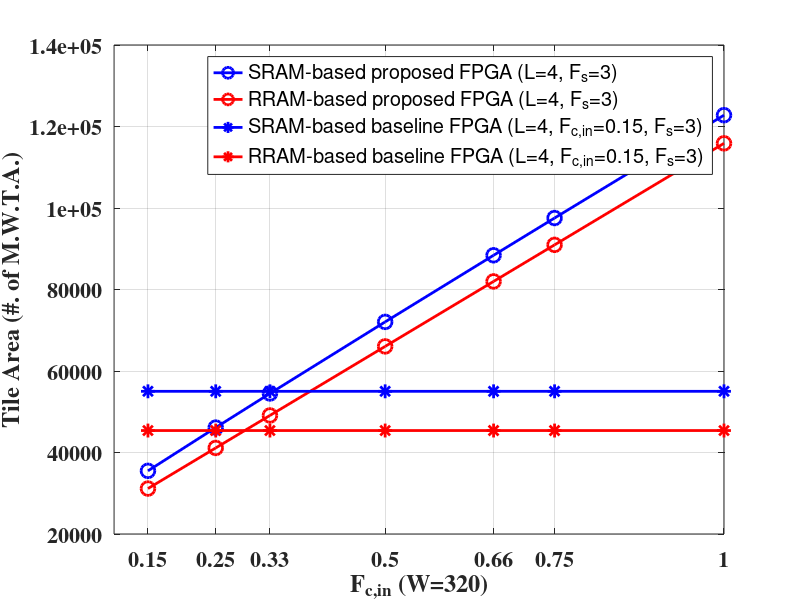
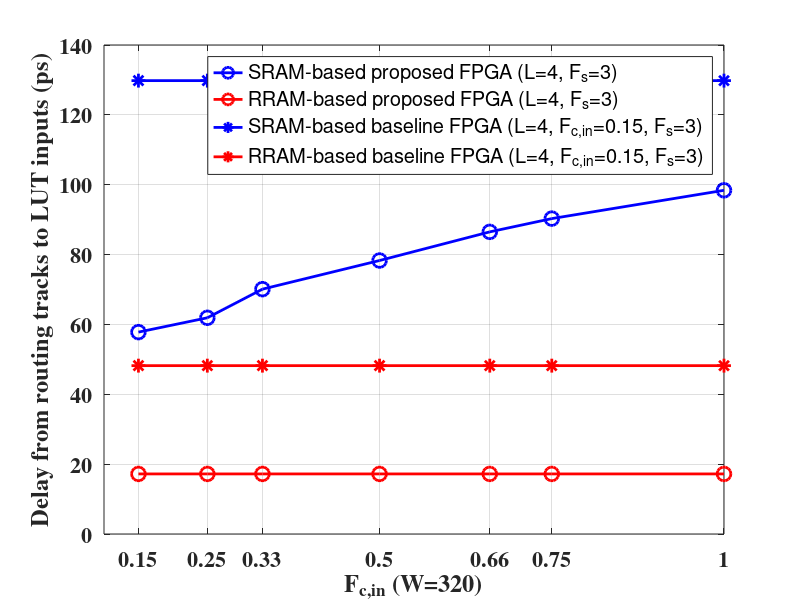
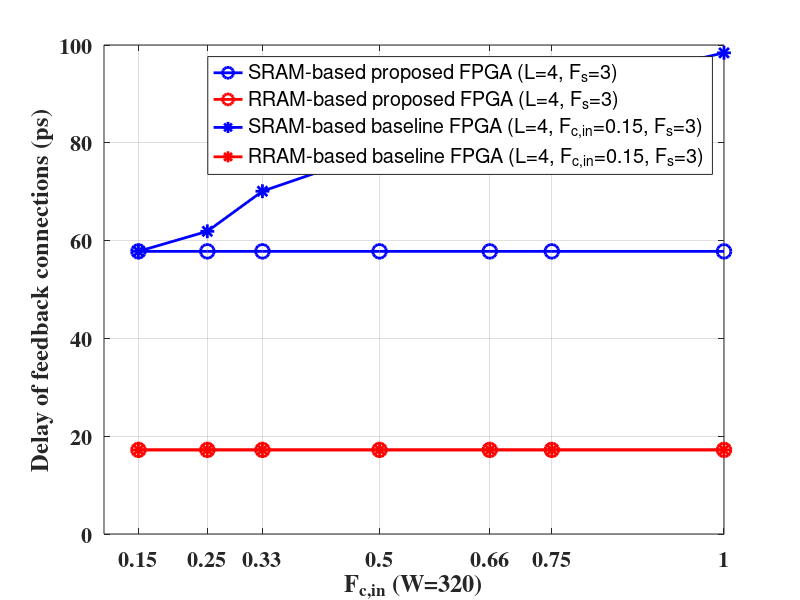

Recreate these plots in MATLAB, in order.
%% A Clear Start
clear all;
close all;

%% Data
CW_list = [{'W=320'}];
Arch_list = [{'SRAM-based proposed FPGA (L=4, F_{s}=3)'},{'RRAM-based proposed FPGA (L=4, F_{s}=3)'},{'SRAM-based baseline FPGA (L=4, F_{c,in}=0.15, F_{s}=3)'}, {'RRAM-based baseline FPGA (L=4, F_{c,in}=0.15, F_{s}=3)'}];
fc_in = [0.15, 0.25, 0.33, 0.5, 0.66, 0.75, 1];
tile_area_iib_sram_W320 = [35496,46113.9,54485.03, 72049.87, 88398.89, 97540.53, 122783.79];
tile_area_iib_rram_W320 = [31151.82,41119.02, 49092.78, 66037.01, 81984.53, 90955.01, 115873.00];
tile_area_classical_sram_W320 = [55015.41, 55015.41,55015.41,55015.41,55015.41,55015.41,55015.41];
tile_area_classical_rram_W320 = [45390, 45390, 45390, 45390, 45390, 45390, 45390];
delay_iib_sram_W320 = [57.8,61.9,70.1,78.3,86.5,90.3,98.4];
delay_classical_sram_W320 = [129.8, 129.8, 129.8, 129.8, 129.8, 129.8, 129.8];
delay_iib_rram_W320 = [17.2, 17.2, 17.2, 17.2, 17.2, 17.2, 17.2];
delay_classical_rram_W320 = [48.2, 48.2, 48.2, 48.2, 48.2, 48.2, 48.2];

delay_feedback_classical_sram_W320 = [57.8,61.9,70.1,78.3,86.5,90.3,98.4];
delay_feedback_iib_sram_W320 = [57.8, 57.8, 57.8, 57.8, 57.8, 57.8, 57.8];
delay_feedback_classical_rram_W320 = [17.2, 17.2, 17.2, 17.2, 17.2, 17.2, 17.2];
delay_feedback_iib_rram_W320 = [17.2, 17.2, 17.2, 17.2, 17.2, 17.2, 17.2];

% Fig. 1, Area Comparison 
fig_handle1 = figure;
plot(fc_in, tile_area_iib_sram_W320,'b-o','LineWidth', 2, 'MarkerSize',10);
hold on
plot(fc_in, tile_area_iib_rram_W320,'r-o','LineWidth', 2, 'MarkerSize',10);
hold on
plot(fc_in, tile_area_classical_sram_W320,'b-*','LineWidth', 2, 'MarkerSize',10);
hold on
plot(fc_in, tile_area_classical_rram_W320,'r-*','LineWidth', 2, 'MarkerSize',10);
hold on
%title('R_{on} and W_{prog}, RRAM2T1R Structure','FontSize',18)
xlabel('F_{c,in} (W=320)','FontSize',16, 'FontWeight','bold', 'FontName', 'Times');
ylabel('Tile Area (#. of M.W.T.A.)','FontSize',18, 'FontWeight','bold', 'FontName', 'Times');
set(gca,'xlim',[0.1 1],'Fontsize',16, 'FontWeight','bold', 'FontName', 'Times');
set(gca,'XTick',fc_in);
%set(gca,'XTickLabel',fc_in);
%set(gca,'ylim',[10 22],'Fontsize',16, 'FontWeight','bold', 'FontName', 'Times');
hleg = legend(Arch_list);
set(fig_handle1, 'Position', [1 1 800 600]);
grid on

% Fig. 2, Delay Comparison - Routing track to LUT input
fig_handle2 = figure;
plot(fc_in, delay_iib_sram_W320,'b-o','LineWidth', 2, 'MarkerSize',10);
hold on
plot(fc_in, delay_iib_rram_W320,'r-o','LineWidth', 2, 'MarkerSize',10);
hold on
plot(fc_in, delay_classical_sram_W320,'b-*','LineWidth', 2, 'MarkerSize',10);
hold on
plot(fc_in, delay_classical_rram_W320,'r-*','LineWidth', 2, 'MarkerSize',10);
hold on
%title('R_{on} and W_{prog}, RRAM2T1R Structure','FontSize',18)
xlabel('F_{c,in} (W=320)','FontSize',16, 'FontWeight','bold', 'FontName', 'Times');
ylabel('Delay from routing tracks to LUT inputs (ps)','FontSize',18, 'FontWeight','bold', 'FontName', 'Times');
set(gca,'xlim',[0.1 1],'Fontsize',16, 'FontWeight','bold', 'FontName', 'Times');
set(gca,'XTick',fc_in);
%set(gca,'XTickLabel',fc_in);
%set(gca,'ylim',[10 22],'Fontsize',16, 'FontWeight','bold', 'FontName', 'Times');
hleg = legend(Arch_list);
set(fig_handle2, 'Position', [1 1 800 600]);
grid on

% Fig. 3, Delay Comparison - Feedback interconnection 
fig_handle3 = figure;
plot(fc_in, delay_feedback_iib_sram_W320,'b-o','LineWidth', 2, 'MarkerSize',10);
hold on
plot(fc_in, delay_feedback_iib_rram_W320,'r-o','LineWidth', 2, 'MarkerSize',10);
hold on
plot(fc_in, delay_feedback_classical_sram_W320,'b-*','LineWidth', 2, 'MarkerSize',10);
hold on
plot(fc_in, delay_feedback_classical_rram_W320,'r-*','LineWidth', 2, 'MarkerSize',10);
hold on
%title('R_{on} and W_{prog}, RRAM2T1R Structure','FontSize',18)
xlabel('F_{c,in} (W=320)','FontSize',16, 'FontWeight','bold', 'FontName', 'Times');
ylabel('Delay of feedback connections (ps)','FontSize',18, 'FontWeight','bold', 'FontName', 'Times');
set(gca,'xlim',[0.1 1],'Fontsize',16, 'FontWeight','bold', 'FontName', 'Times');
set(gca,'XTick',fc_in);
%set(gca,'XTickLabel',fc_in);
%set(gca,'ylim',[10 22],'Fontsize',16, 'FontWeight','bold', 'FontName', 'Times');
hleg = legend(Arch_list);
set(fig_handle3, 'Position', [1 1 800 600]);
grid on
